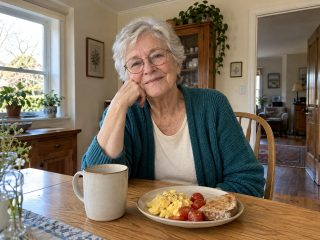
#> input picture Lab 5/diary/runs/2026-10-27/thumbs/20261027-081000.jpg, 320 x 240 px, found by its file name
$ python overnight_diary.py runs/2026-10-27/thumbs   (older library calls are emulated)
#> lines starting #> are read from the running program, lines starting #| are printed output that depends on the picture
"""
Part H for Yesterday Together: turn one day of selected photos and clips into a
draft audio-diary for a caregiver to review in the morning.

    python overnight_diary.py sample_day                        # notes from sample_day/caregiver_notes.json
    python overnight_diary.py sample_day --notes notes.json --out runs/2026-10-27
    python overnight_diary.py sample_day --model google/gemini-3.5-flash-lite:batch

Stages, each saved to the run folder so an interrupted night resumes where it stopped:
  1. load     order photos (and frames sampled from clips) by the time in the filename
  2. filter   drop frames that are too dark or blurry, and near-duplicates
  3. describe ask a vision model what is visible, and nothing more (cached per frame)
  4. group    frames close in time become one candidate event; attach caregiver notes
  5. draft    write one short chapter per event, each citing its source frames
status.json says Processing, Ready for Review or Needs Attention, and review.html is the
caregiver's morning page (morning_page.py). Nothing here plays
audio: the draft waits for the caregiver.
"""
import argparse
import base64
import datetime
import json
import os
import pathlib
import re
import time

import cv2
import numpy as np
import requests
from dotenv import load_dotenv

import morning_page                                # Part I: writes review.html for the caregiver

PHOTO = {".jpg", ".jpeg", ".png"}
VIDEO = {".mp4", ".mov", ".m4v"}
STAMP = re.compile(r"(\d{8})[-_](\d{6})")          # 20261027-163000

# Words that claim more than a photo can show. A hit does not block the draft, it
# marks the chapter so the caregiver looks at it first.
RISKY = re.compile(r"\b(took|taken|taking) (her|his|your|the)? ?(medication|medicine|pills?)\b"
                   r"|\b(enjoy\w*|happy|happily|sad|lonely|love[sd]?|felt|feel\w*|remember\w*|said|told|talked)\b",
                   re.I)
# Things a caregiver should see before anything is narrated: the event is flagged,
# and the draft is told to leave them out of the listener's story.
SENSITIVE = re.compile(r"\b(knife|knives|blade|scissors|weapon|gun|fire|flame|smoke|blood|injur\w*|wound|"
                       r"fall(en|ing)?|lying on the floor|ambulance)\b", re.I)

parser = argparse.ArgumentParser()
parser.add_argument("records", type=pathlib.Path, help="folder of the day's selected photos and clips")
parser.add_argument("--notes", type=pathlib.Path, help="caregiver notes JSON (default: records/caregiver_notes.json)")
parser.add_argument("--out", type=pathlib.Path, help="run folder (default: runs/<date>)")
parser.add_argument("--model", help="OpenRouter model (default: OPENROUTER_MODEL in .env)")
parser.add_argument("--clip-every", type=float, default=5, help="seconds between frames sampled from a clip")
parser.add_argument("--dark", type=float, default=45, help="mean brightness (0-255) below this is too dark")
parser.add_argument("--blur", type=float, default=40, help="Laplacian variance below this is too blurry")
parser.add_argument("--dup-bits", type=int, default=6, help="hash difference at or below this is a duplicate")
parser.add_argument("--dup-minutes", type=float, default=10, help="only compare frames this close in time")
parser.add_argument("--gap", type=float, default=30, help="minutes between frames that start a new event")
args = parser.parse_args()

load_dotenv(pathlib.Path(__file__).resolve().parent.parent / ".env")     # Lab 5/.env, never committed
MODEL = args.model or os.environ.get("OPENROUTER_MODEL", "google/gemini-3.5-flash-lite")
KEY = os.environ.get("OPENROUTER_API_KEY", "")
notes_path = args.notes or args.records / "caregiver_notes.json"
notes = json.loads(notes_path.read_text(encoding="utf-8")) if notes_path.exists() else {"notes": []}


def stamp_of(path):
    m = STAMP.search(path.stem)
    if m:
        return datetime.datetime.strptime("".join(m.groups()), "%Y%m%d%H%M%S")
    return datetime.datetime.fromtimestamp(path.stat().st_mtime)    # no time in the name: file time


day = notes.get("date") or min((stamp_of(p) for p in args.records.iterdir() if p.suffix.lower() in PHOTO | VIDEO),
                               default=datetime.datetime.now()).date().isoformat()
out = args.out or pathlib.Path(__file__).resolve().parent / "runs" / day
(out / "frames").mkdir(parents=True, exist_ok=True)


def save(name, data):
    (out / name).write_text(json.dumps(data, indent=2, ensure_ascii=False) + "\n", encoding="utf-8")


def load(name):
    p = out / name
    return json.loads(p.read_text(encoding="utf-8")) if p.exists() else None


def status(state, detail):
    save("status.json", {"state": state, "detail": detail, "model": MODEL,
                         "updated": datetime.datetime.now().isoformat(timespec="seconds")})
    print(f"[{state}] {detail}", flush=True)


# [14 lines left out: function openrouter, not called in this run]


# 1. load ----------------------------------------------------------------------------
def load_frames():
    frames = []
    for p in sorted(args.records.iterdir()):
        ext = p.suffix.lower()
        if ext in PHOTO:
            frames.append({"frame": p.name, "source": p.name, "t": stamp_of(p).isoformat()})
        elif ext in VIDEO:
            cap, start = cv2.VideoCapture(str(p)), stamp_of(p)
            fps = cap.get(cv2.CAP_PROP_FPS) or 30
            step, i = max(1, round(fps * args.clip_every)), 0
            while True:
                cap.set(cv2.CAP_PROP_POS_FRAMES, i)
                ok, img = cap.read()
                if not ok:
                    break
                sec = i / fps
                name = f"{p.stem}_{int(sec):04d}s.jpg"
                cv2.imwrite(str(out / "frames" / name), img)
                frames.append({"frame": name, "source": f"{p.name}@{sec:.0f}s",
                               "t": (start + datetime.timedelta(seconds=sec)).isoformat()})
                i += step
            cap.release()
#> pass 2 of the loop in load_frames, `for p in sorted(args.records.iterdir()):`:
#> pass 3 of the loop in load_frames, `for p in sorted(args.records.iterdir()):`:
    return sorted(frames, key=lambda f: f["t"])


def image_path(f):
    p = out / "frames" / f["frame"]
    return p if p.exists() else args.records / f["frame"]


# 2. filter --------------------------------------------------------------------------
def dhash(gray):
    small = cv2.resize(gray, (9, 8), interpolation=cv2.INTER_AREA)
    return int("".join("1" if b else "0" for b in (small[:, 1:] > small[:, :-1]).flatten()), 2)


def filter_frames(frames):
    kept = []
    for f in frames:
        img = cv2.imread(str(image_path(f)))
#> img is the input picture: shape (240, 320, 3); mean B, G, R 97.9, 114.1, 127.2
        gray = cv2.cvtColor(cv2.resize(img, (640, round(640 * img.shape[0] / img.shape[1]))), cv2.COLOR_BGR2GRAY)
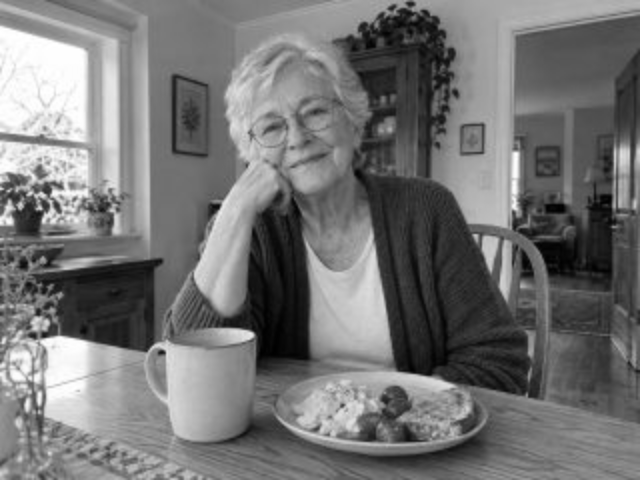
#> gray: shape (480, 640); min 0, max 255, mean 116.1
        f["brightness"] = round(float(gray.mean()), 1)
        f["sharpness"] = round(float(cv2.Laplacian(gray, cv2.CV_64F).var()), 1)
        f["hash"] = dhash(gray)
        f["drop"] = None
        if f["brightness"] < args.dark:
            f["drop"] = "too dark"
        elif f["sharpness"] < args.blur:
            f["drop"] = "too blurry"
        else:
            t = datetime.datetime.fromisoformat(f["t"])
            for k in reversed(kept):
                if (t - datetime.datetime.fromisoformat(k["t"])).total_seconds() > args.dup_minutes * 60:
                    break
                if bin(f["hash"] ^ k["hash"]).count("1") <= args.dup_bits:
                    f["drop"] = f"near-duplicate of {k['frame']}"
                    break
#> after the loop, f = 7 items
        if f["drop"] is None:
            kept.append(f)
#> pass 2 of the loop in filter_frames, `for f in frames:`:
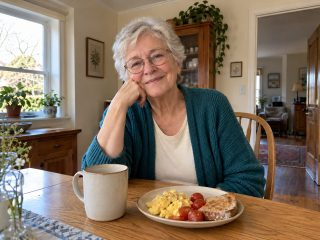
#> input picture Lab 5/diary/runs/2026-10-27/thumbs/20261027-081100.jpg, 320 x 240 px, found by its file name
#> in filter_frames, img is the input picture: shape (240, 320, 3); mean B, G, R 97.8, 113.8, 129.8
#> in filter_frames, `gray = cv2.cvtColor(cv2.resize(img, (640, round(640 * img.shape[0] / i..`:
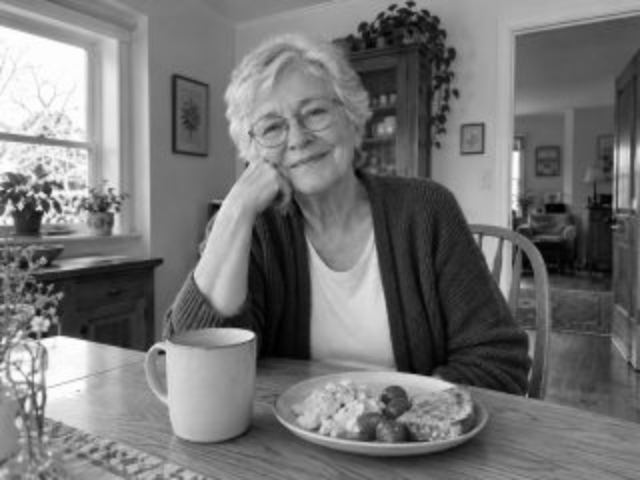
#> gray: shape (480, 640); min 0, max 255, mean 116.7
#> the loop in filter_frames, `for k in reversed(kept):` made 1 pass
#> after the loop in filter_frames, `for k in reversed(kept):`: f = {'frame': '20261027-081100.jpg', 'source': '20261027-081100.jpg', 't': '2026-10-27T08:11:00', 'brightness': 116.7, 'sharpness': 69.1, 'hash': 3901846415337525655, 'drop': 'near-duplicate of 20261027-081000.jpg'}
#> pass 3 of the loop in filter_frames, `for f in frames:`:
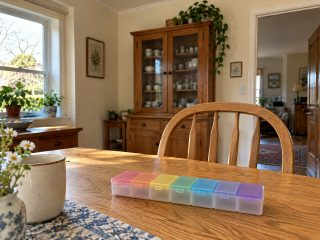
#> input picture Lab 5/diary/runs/2026-10-27/thumbs/20261027-093000.jpg, 320 x 240 px, found by its file name
#> in filter_frames, img is the input picture: shape (240, 320, 3); mean B, G, R 87.9, 115.2, 141.4
#> in filter_frames, `gray = cv2.cvtColor(cv2.resize(img, (640, round(640 * img.shape[0] / i..`:
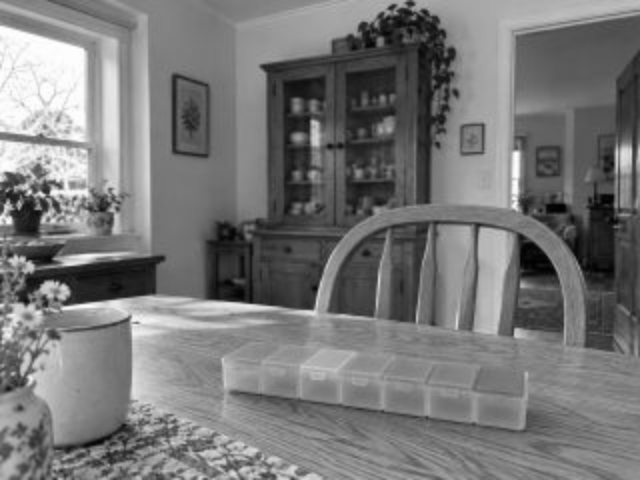
#> gray: shape (480, 640); min 0, max 255, mean 119.9
#> after the loop in filter_frames, `for k in reversed(kept):`: f = 7 items
    for f in frames:
        f["hash"] = f"{f['hash']:016x}"
    return frames


# 3. describe ------------------------------------------------------------------------
DESCRIBE = """You help prepare a daily photo diary for an older adult. Describe only what is visible.
Do not guess names, relationships, emotions, thoughts, conversations, or whether medication was taken.
Refer to people by visible appearance only (for example "an older woman", "a younger man").
Answer JSON: {"people": int, "who": [str], "setting": str, "objects": [str],
"activity": str (only if clearly visible, else ""), "description": str (one or two plain sentences),
"usable": bool (false if the photo is too unclear to describe reliably)}"""


# [41 lines left out: functions describe, group, not called in this run]


# 5. draft ---------------------------------------------------------------------------
DRAFT = """You write a short morning audio diary for an older adult with memory loss, from the evidence below.
Each event lists what a vision model saw in its photos and any facts a caregiver confirmed.

Rules:
- One chapter per event, in time order, one to three short, warm, direct sentences, addressed to "you".
- Use only the observations and caregiver facts of that event. Leave out anything they do not state.
- Names and relationships come only from caregiver facts. Never invent emotions, conversations or thoughts.
- If an event only shows objects (for example a pill organizer), describe the object or omit the chapter;
  never say medication was taken.
- Never ask the listener whether they remember.
- If an event lists "sensitive" items (for example a knife), do not mention them; the caregiver decides.
- People in the photos may look younger than the listener; write "you" and never mention age.
- When an event shows only one person, that person is the listener: "you", never "a person" or "someone".

Answer JSON: {"chapters": [{"event": "<event id>", "title": str, "text": str}]}

Events:
"""


# [55 lines left out: functions draft, write_markdown, not called in this run]


def main():
    started = time.time()
    status("Processing", f"loading records from {args.records}")
    frames = load("frames.json") or load_frames()
    if not frames:
        status("Needs Attention", "no photos or clips were handed over, so there is no diary to prepare")
        return
    if "drop" not in frames[0]:
        frames = filter_frames(frames)
        save("frames.json", frames)
    kept = [f for f in frames if not f["drop"]]
    status("Processing", f"{len(frames)} frames, {len(kept)} kept after quality and duplicate checks")
    if not KEY:
        status("Needs Attention", "OPENROUTER_API_KEY is missing from .env")
        return

    cache = load("descriptions.json") or {}
    cost = describe(frames, cache)
    events = group(frames, cache)
    save("events.json", events)
    if not events:
        status("Needs Attention", "no usable photos, so no reliable diary could be prepared")
        return

    status("Processing", f"{len(events)} candidate events, writing the draft")
    chapters, c2 = draft(events)
    cost += c2 or 0
    alerts = [{"event": e["id"], "time": f"{e['start'][11:16]}-{e['end'][11:16]}", "seen": e["sensitive"],
               "sources": e["sources"]} for e in events if e["sensitive"]]
    save("draft.json", {"date": day, "model": MODEL, "check_first": alerts, "chapters": chapters})
    write_markdown(chapters, frames, events)
    flagged = sum(1 for c in chapters if c["flags"]) + sum(1 for a in alerts
                                                          if a["event"] not in {c["event"] for c in chapters})
    status("Ready for Review", f"{len(chapters)} chapters from {len(events)} events, {flagged} flagged, "
                               f"{time.time() - started:.0f} s, about ${cost:.4f} this run")
    try:                                         # the morning page is a view; never fail the night over it
        print("morning page:", morning_page.build(out, args.records), flush=True)
    except Exception as e:
        print("morning page failed:", e, flush=True)


try:
    main()
except Exception as e:
    status("Needs Attention", f"stopped: {e}; run again to resume")
    raise
